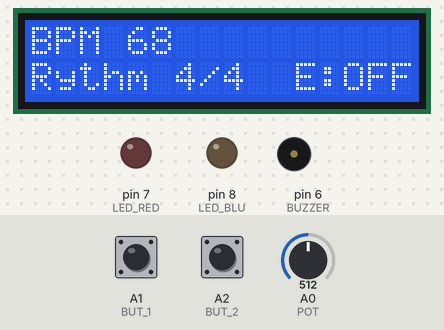
The sketch below on a simulated Arduino Uno, built with avr-gcc and run on an emulated ATmega328P. Parts: 16×2 character LCD, output pins drawn as LEDs (lit = HIGH), buzzer (waves = sounding). Dashed ring = blinking. Inputs (shaded band) come from the test bench; at power-on: A0 (POT) = 512, A2 (BUT_2) HIGH, A1 (BUT_1) HIGH.

Above: at 1.2 s.
1.3 s: A0 (POT) set to 716
At 2.1 s:
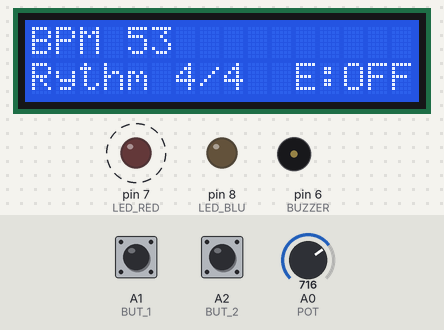
4.3 s: A2 (BUT_2) pulled LOW for 0.15 s
At 4.56 s:
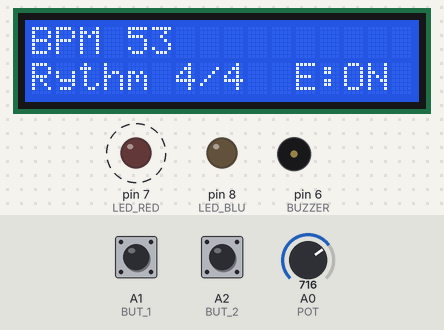
5.0 s: A0 (POT) set to 306
At 6.41 s:
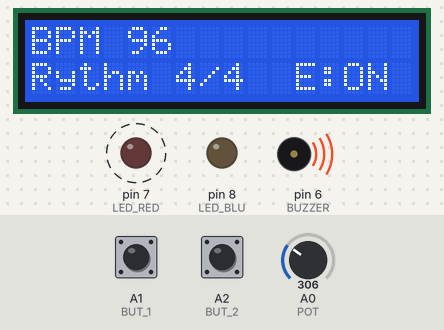
7.8 s: A2 (BUT_2) pulled LOW for 1 s
At 9.23 s:
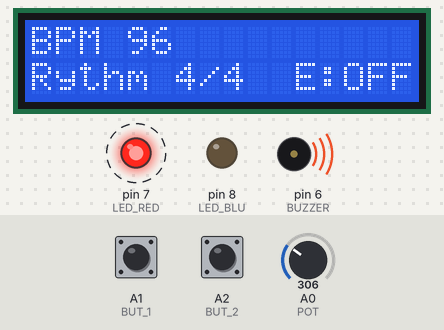
9.4 s: A1 (BUT_1) pulled LOW for 0.15 s
At 9.62 s:
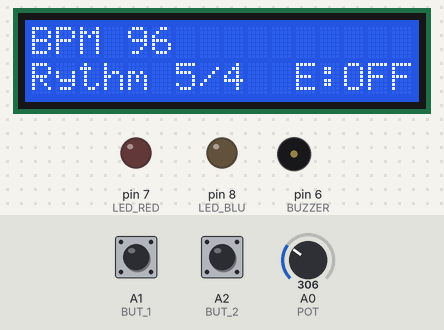
10.1 s: A1 (BUT_1) pulled LOW for 1 s
At 10.9 s:
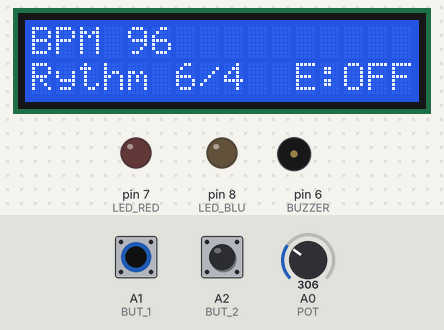
Timing chart, 0 to 12.7 s (numbered marks = the images above; inputs shaded):
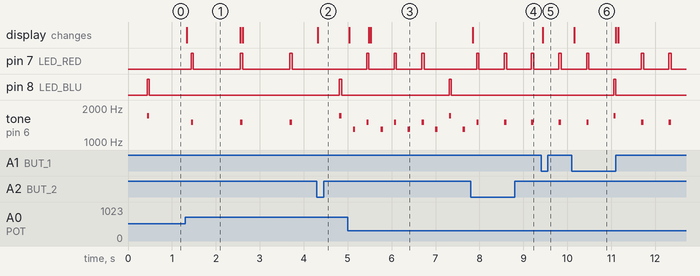

Measured:
- after the input at 1.3 s, pin 7 (LED_RED): alternates HIGH for 0.05 s and LOW for 1.1 s, starting after 0.14 s; pin 8 (LED_BLU): stays LOW (without the input it goes to HIGH after 2.6 s); the display: changes at once (image 1)
- after the input at 4.3 s, the display: changes at once (image 2)
- after the input at 5.0 s, pin 7 (LED_RED): alternates HIGH for 0.05 s and LOW for 0.58 s, starting after 0.43 s; pin 8 (LED_BLU): LOW → HIGH after 2.3 s, → LOW 0.05 s later; the display: changes at once (image 3)
- after the input at 7.8 s, the display: changes at once (image 4)
- after the input at 9.4 s, pin 7 (LED_RED): LOW → HIGH after 0.41 s, → LOW 0.05 s later; pin 8 (LED_BLU): stays LOW (without the input it goes to HIGH after 0.41 s); the display: changes at once (image 5)
- after the input at 10.1 s, the display: changes after 0.06 s (image 6)
- by itself, tone on pin 6 (BUZZER): alternates 1500 Hz for 0.05 s and silent for 1.1 s

The sketch:

metronom.ino
```cpp
#include <LiquidCrystal.h>

#define POT A0
#define BUT_1 A1
#define BUT_2 A2
#define LED_RED 7
#define LED_BLU 8
#define BUZZER 6

LiquidCrystal lcd(12, 11, 5, 4, 3, 2);
bool but1toggle = false; //did they get pressed? if so say yes, but only once per press, no continues signal when pressing for a while
bool but2toggle = false;

//to not get confused because digitalRead(BUT_1) == LOW means pressed:
bool pressed(int num)
{
  switch(num) {
    case 1:
      return digitalRead(BUT_1) == LOW;
    case 2:
      return digitalRead(BUT_2) == LOW;

    default:
      break;
  }
}

//check if buttons got pressed, send 1 signal only
//probably an easier way to do this, but I dont care
void checkButtons()
{
  static bool locked1 = false;
  static bool locked2 = false;

  //Button 1
  if (locked1 == false && pressed(1) && but1toggle == false) {
    locked1 = true;
    but1toggle = true;
  }
  else {
    but1toggle = false;
  }

  //Button 2
  if (locked2 == false && pressed(2) && but2toggle == false) {
    locked2 = true;
    but2toggle = true;
  }
  else {
    but2toggle = false;
  }

  locked1 = pressed(1) ? true : false;
  locked2 = pressed(2) ? true : false;
}

void setup() {
  // put your setup code here, to run once:
  pinMode(LED_RED, OUTPUT);
  pinMode(LED_BLU, OUTPUT);
  pinMode(BUZZER, OUTPUT);

  pinMode(BUT_1, INPUT_PULLUP);
  pinMode(BUT_2, INPUT_PULLUP);

  lcd.begin(16, 2);

  Serial.begin(9600);
}

// -----------

//constants
const int freqFirst = 1700;
const int freqFourths = 1500;
const int freqEighths = 1300;

//variables
int potVal = 0;
int interval = 0; //interval between ticks in ms    min value = 250 (240 BPM) ---- max value = 1500 (40 BPM)
unsigned long elapsedInterval = millis();
unsigned long elapsedTick;
unsigned long elapsedLcd = millis();
bool tick = false;
int cnt = 0; //to count the beats in a rythm
int rythm = 4; //rythm in fourths; Standard rythm = 4 -> rythm is 4/4; if rythm = 6 -> rythm is 6/4
bool eighths = false; //show and beep eights
int freq;
int led;

//make a whole function for it to not litter the loop function more than necessary
void handleButtons()
{
  //button 1 changes rythm
  if (but1toggle == true) {
    rythm = rythm > 8 ? 1 : rythm + 1; //reset after rythm = 9 to rythm = 1
  }

  //button 2 toggles eighths
  if (but2toggle == true) {
    eighths = !eighths;
  }
}

void showBPM()
{
  //can't do it in one step because of stupid rounding errors
  float i = interval * 2;
  float is = i / 1000;
  int bpm = 60 / is;

  lcd.setCursor(0, 0);
  lcd.print("BPM");
  lcd.setCursor(4, 0);
  lcd.print(bpm);
}

void showRythm()
{
  lcd.setCursor(0, 1);
  lcd.print("Rythm  /4");
  lcd.setCursor(6, 1);
  lcd.print(rythm);
}

void showEighths()
{
  lcd.setCursor(11, 1);
  lcd.print("E:");
  lcd.setCursor(13, 1);

  if (eighths == true) {
    lcd.print("ON");
  }
  else {
    lcd.print("OFF");
  }
}

void loop() {
  // put your main code here, to run repeatedly:
  checkButtons();
  handleButtons();

  //read value of potentionmeter and calculate intervals
  potVal = analogRead(POT);
  interval = map(potVal, 0, 1023, 250, 1500) / 2; //turn the analog read from the potentionmeter into a value for the metronom
  if (millis() - elapsedLcd >= 50) {
    lcd.clear();
    showBPM();
    showRythm();
    showEighths();

    elapsedLcd = millis();
  }

  //timing circuit for ticks
  //

  //if enough time passed, give signal for another tick
  if (millis() - elapsedInterval >= interval) {
    elapsedInterval = millis();
    tick = true;
  }

  //turn on Buzzer and LED after tick
  if (tick == true) {
    if (cnt % 2 == 0) {
      if (rythm > 1 && cnt == 0) { //only the first fourth on rythm greater than 1/4
        led = LED_BLU;
        freq = freqFirst;
      }
      else {
        led = LED_RED;
        freq = freqFourths;
      }
    }
    else if (eighths == true){ //eighths
      led = 0;
      freq = freqEighths;
    }
    else {
      if (eighths == true) {
        led = 0;
        freq = freqEighths;
      }
      else {
        led = 0;
        freq = 0;
      }
    }

    if (led != 0) {
      digitalWrite(led, HIGH);
    }
    if (freq != 0) {
      tone(BUZZER, freq);
    }
    elapsedTick = millis();
    tick = false;
    //increase beat
    cnt = cnt + 1 < rythm * 2 ? cnt + 1 : 0;

  }

  //turn off after 50mils elapsed after tick
  if (millis() - elapsedTick >= 50) {
    digitalWrite(led, LOW);
    noTone(BUZZER);
  }
}
```
